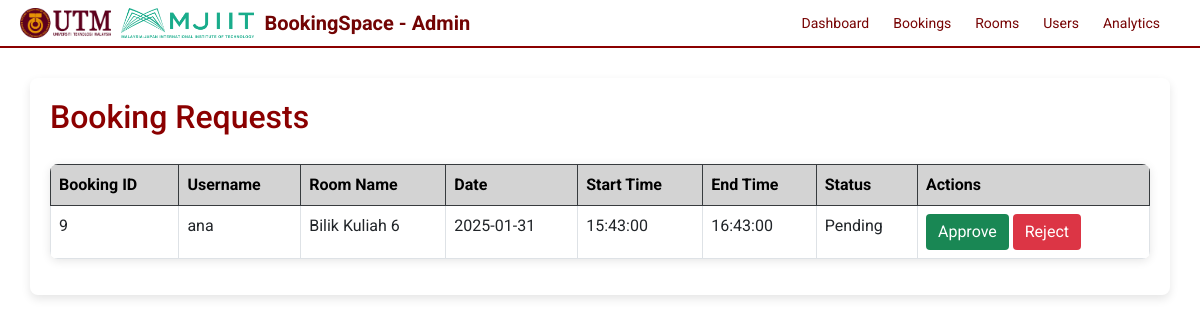
The app's page /admin_booking.php with its own data.
### tables this page shows
CREATE TABLE `bookings` (
  `booking_id` int(11) NOT NULL,
  `user_id` int(11) NOT NULL,
  `room_id` int(11) NOT NULL,
  `booking_date` date NOT NULL,
  `start_time` time NOT NULL,
  `end_time` time NOT NULL,
  `status` enum('Pending','Confirmed','Cancelled','Completed') NOT NULL DEFAULT 'Pending'
);

CREATE TABLE `users` (
  `user_id` int(11) NOT NULL,
  `username` varchar(255) NOT NULL,
  `password` varchar(255) NOT NULL,
  `email` varchar(255) NOT NULL,
  `role` enum('student','teacher') NOT NULL DEFAULT 'student',
  `created_at` timestamp NOT NULL DEFAULT current_timestamp(),
  `type_id` int(11) NOT NULL DEFAULT 1
);

CREATE TABLE `rooms` (
  `room_id` int(11) NOT NULL,
  `room_name` varchar(255) NOT NULL,
  `location` varchar(255) NOT NULL,
  `capacity` int(11) NOT NULL,
  `equipment` text DEFAULT NULL,
  `pricing` decimal(10,2) DEFAULT 0.00,
  `image` varchar(255) DEFAULT NULL,
  `status` enum('Available','Booked','Maintenance') NOT NULL DEFAULT 'Available'
);

### admin_booking.php (the view, shortened to what this page needs)
<?php
$host = "localhost";
$user = "root";
$password = "";
$dbname = "mjiitroommasterdb";
$conn = new mysqli($host, $user, $password, $dbname);
$sql = "SELECT b.*, r.room_name, u.username
        FROM bookings b
        JOIN rooms r ON b.room_id = r.room_id
        JOIN users u ON b.user_id = u.user_id
        WHERE b.status = 'Pending'
        ORDER BY b.booking_date DESC, b.start_time DESC";
$result = $conn->query($sql);
?>
<!DOCTYPE html>
<html lang="en">
<head>
    <link href="https://cdn.jsdelivr.net/npm/bootstrap@5.3.0/dist/css/bootstrap.min.css" rel="stylesheet">
</head>
<body>
    <div class="navbar">
        <div class="navbar-title">
            <img src="UTM-LOGO-FULL.png" alt="UTM Logo">
            <img src="Mjiit RoomMaster logo.png" alt="MJIIT Logo">
            <p>BookingSpace - Admin</p>
        </div>
        <div class="navbar-links">
            <a href="admin_dashboard.php">Dashboard</a>
            <a href="admin_booking.php">Bookings</a>
            <a href="rooms_admin.php">Rooms</a>
            <a href="adminusermanagement.php">Users</a>
            <a href="analytics.php">Analytics</a>
        </div>
    </div>
    <div class="container">
        <div class="header">
            <h2>Booking Requests</h2>
        </div>
        <table class="table table-bordered table-hover">
            <thead class="table-dark">
                <tr>
                    <th>Booking ID</th>
                    <th>Username</th>
                    <th>Room Name</th>
                    <th>Date</th>
                    <th>Start Time</th>
                    <th>End Time</th>
                    <th>Status</th>
                    <th>Actions</th>
                </tr>
            </thead>
            <tbody>
                <?php if ($result->num_rows > 0): ?>
                    <?php while ($row = $result->fetch_assoc()): ?>
                        <tr>
                            <td><?php echo htmlspecialchars($row['booking_id']); ?></td>
                            <td><?php echo htmlspecialchars($row['username']); ?></td>
                            <td><?php echo htmlspecialchars($row['room_name']); ?></td>
                            <td><?php echo htmlspecialchars($row['booking_date']); ?></td>
                            <td><?php echo htmlspecialchars($row['start_time']); ?></td>
                            <td><?php echo htmlspecialchars($row['end_time']); ?></td>
                            <td><?php echo htmlspecialchars($row['status']); ?></td>
                            <td>
                                <a href="?action=approve&booking_id=<?php echo $row['booking_id']; ?>" class="btn btn-success">Approve</a>
                                <a href="?action=reject&booking_id=<?php echo $row['booking_id']; ?>" class="btn btn-danger">Reject</a>
                            </td>
                        </tr>
                    <?php endwhile; ?>
                <?php else: ?>
                    <tr>
                        <td colspan="8" class="no-requests">No pending booking requests.</td>
                    </tr>
                <?php endif; ?>
            </tbody>
        </table>
    </div>
</body>
</html>

### admin_booking.php (style rules this page uses)
body { font-family: 'Roboto', Arial, sans-serif; margin: 0; padding: 0; background-image: url('bg website.png'); background-size: cover; background-repeat: no-repeat; background-attachment: fixed; background-position: center; }
.navbar { display: flex; align-items: center; background-color: rgba(255, 255, 255, 0.9); color: rgb(114, 4, 4); padding: 8px 20px; justify-content: space-between; width: 100%; border-bottom: 2px solid #8B0000; z-index: 10; }
.navbar-title { display: flex; align-items: center; }
.navbar-title img { max-height: 30px; margin-right: 10px; }
.navbar-title p { font-weight: bold; font-size: 20px; margin: 0; }
.navbar-links a { color: rgb(119, 4, 4); text-decoration: none; margin-right: 20px; font-size: 14px; }
.container { margin-top: 30px; background: white; padding: 20px; border-radius: 8px; box-shadow: 0 4px 10px rgba(0, 0, 0, 0.1); }
.table { border-radius: 8px; overflow: hidden; box-shadow: 0 2px 10px rgba(0, 0, 0, 0.1); }
.table th { background-color: #d3d3d3; color: #000; }
.btn { border: none; border-radius: 4px; }
.header { display: flex; justify-content: space-between; align-items: center; margin-bottom: 20px; }
h2 { color: #8B0000; }

### records on screen
bookings: booking_id "9", user.username "ana", room.room_name "Bilik Kuliah 6", booking_date "2025-01-31", start_time "15:43:00", end_time "16:43:00", status "Pending"
